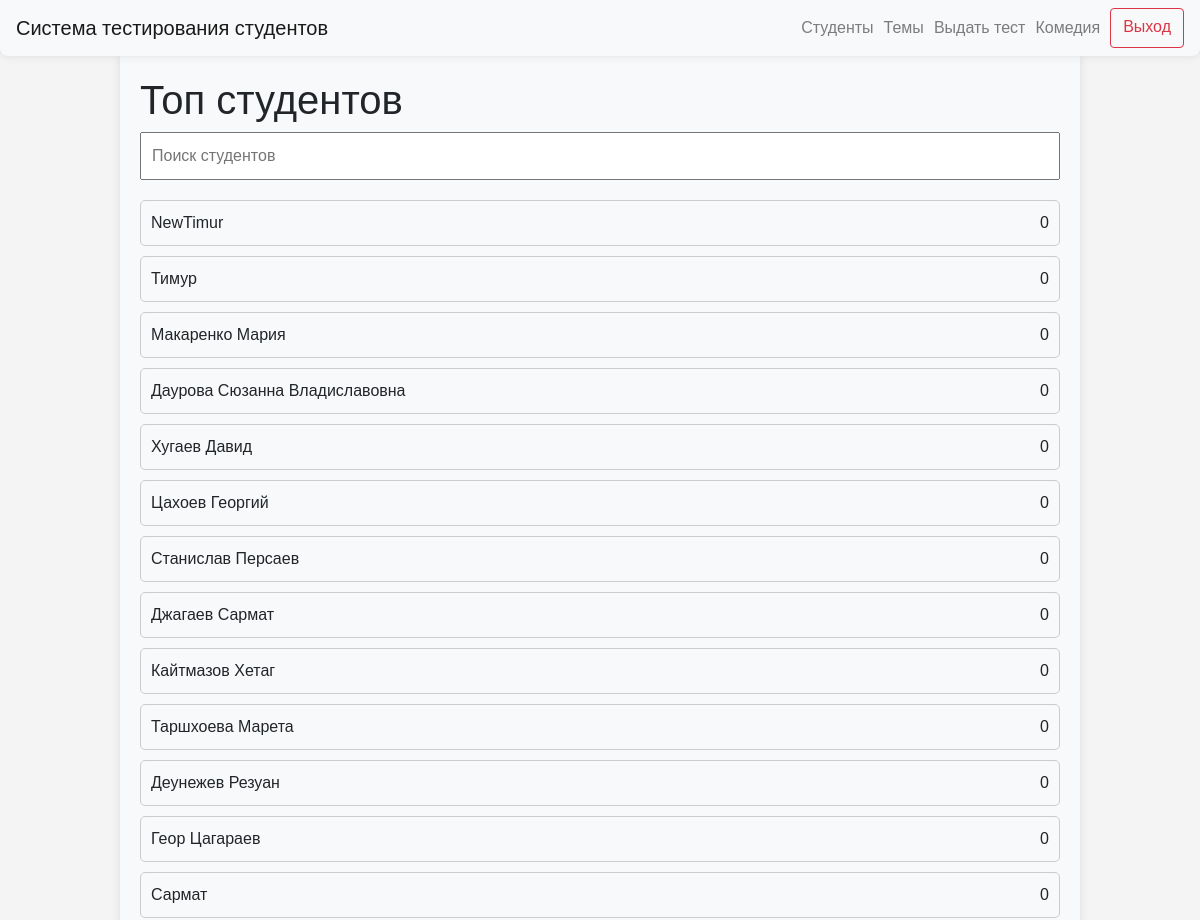
/top_students (signed in, upper part), run on an earlier commit of the app's database.
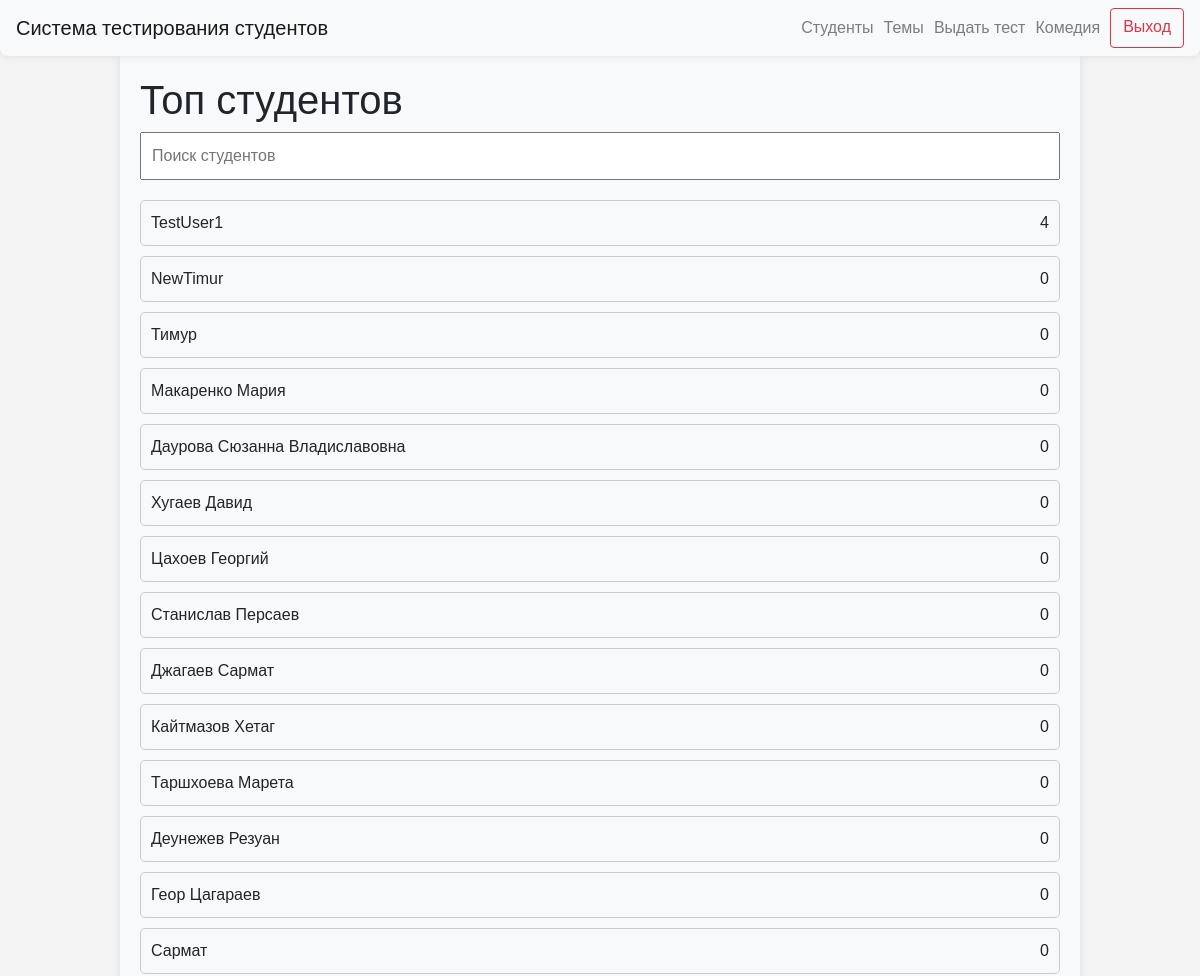
And on a later commit of the database.
### data/users.py (models this page shows)
class User(SqlAlchemyBase, UserMixin, SerializerMixin):
    __tablename__ = "users"
    id = sqlalchemy.Column(
        sqlalchemy.Integer,
        primary_key=True,
        autoincrement=True,
    )
    name = sqlalchemy.Column(
        sqlalchemy.String,
        nullable=True,
    )
    group_id = sqlalchemy.Column(
        sqlalchemy.Integer,
        sqlalchemy.ForeignKey(
            "groups.id",
            ondelete="CASCADE",
        ),
        nullable=False,
    )
    date_of_birth = sqlalchemy.Column(
        sqlalchemy.Date,
        nullable=False,
    )
    user_level = sqlalchemy.Column(
        sqlalchemy.String,
        default="student",
    )

### server.py (the view)
@app.route("/top_students")
@login_required
def top_students():
    if current_user.user_level == "admin":
        db_sess = db_session.create_session()
        students = db_sess.query(User).filter(User.user_level == "student").all()
        students_res = [
            [
                student.name,
                count_cor_wng_ans(
                    db_sess.query(BlitzTest)
                    .filter(
                        BlitzTest.student == student.id,
                    )
                    .all(),
                )[0],
            ]
            for student in students
        ]
        students_top = sorted(students_res, key=lambda x: x[1], reverse=True)
        return render_template(
            "top_students.html",
            title="Топ студентов",
            students_top=students_top,
        )
    abort(403)

### data/db_session.py (called while the page is built)
def create_session() -> Session:
    global __factory
    return __factory()

### server.py (called while the page is built)
@login_manager.user_loader
def load_user(user_id):
    db_sess = db_session.create_session()
    return db_sess.query(User).get(user_id)

### utils/count_correct_and_wrong_ans.py (called while the page is built)
def count_cor_wng_ans(student_tests):
    correct_ans = 0
    wrong_ans = 0
    for test in student_tests:
        if test.result_answer_1 == 1:
            correct_ans += 1
        if test.result_answer_2 == 1:
            correct_ans += 1
        if test.result_answer_3 == 1:
            correct_ans += 1
        if test.result_answer_4 == 1:
            correct_ans += 1
        if test.result_answer_5 == 1:
            correct_ans += 1
        if test.result_answer_1 == 0:
            wrong_ans += 1
        if test.result_answer_2 == 0:
            wrong_ans += 1
        if test.result_answer_3 == 0:
            wrong_ans += 1
        if test.result_answer_4 == 0:
            wrong_ans += 1
        if test.result_answer_5 == 0:
            wrong_ans += 1
    return [correct_ans, wrong_ans]

### templates/top_students.html (shortened to what this page needs)
{% extends "base.html" %}
{% block content %}
<body>
<h1>Топ студентов</h1>
<input type="text" id="searchInput" onkeyup="searchTests()" placeholder="Поиск студентов">
<ul id="testList">
    {% for name, res in students_top %}
    <li class="testItem">{{ name }}
        <div class="buttons-container"><a>{{ res }}</a></div>
    </li>
    {% endfor %}
</ul>
</body>
{% endblock %}

What changed in the data, as far as the page shows it:
added User: name "TestUser1", res "4"
